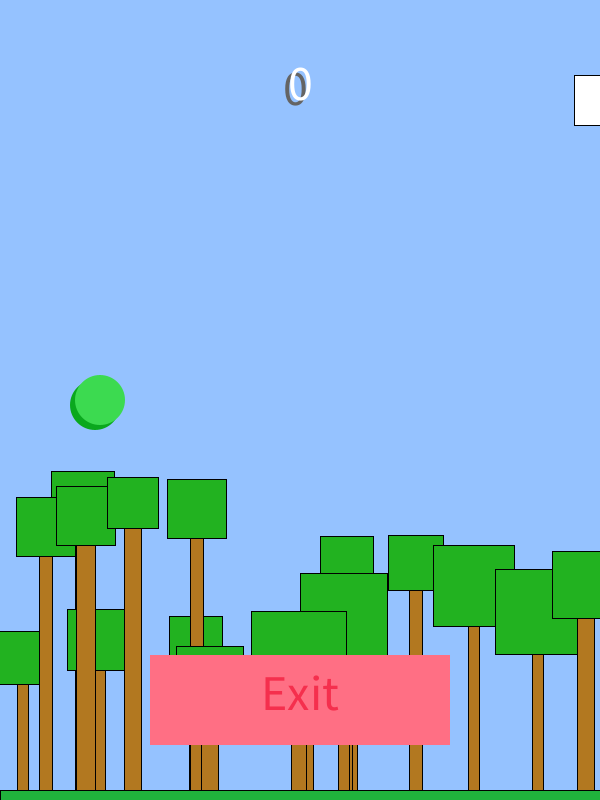
Frame 1 (no input)
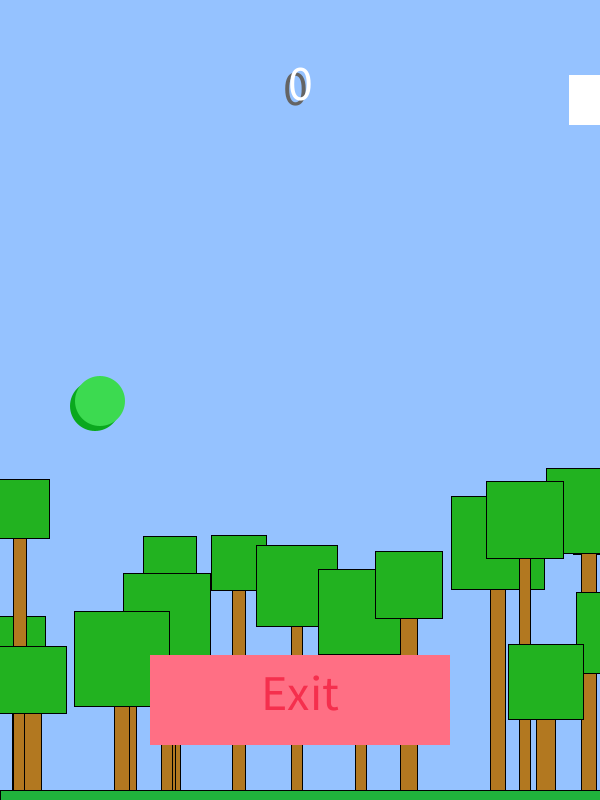
Frame 60 (the mouse pressed at the canvas centre just before this capture)
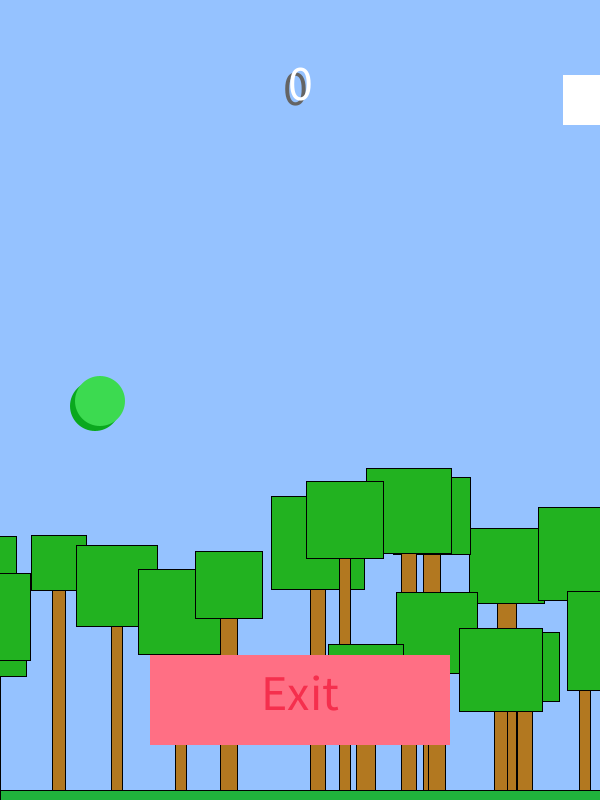
Frame 120 (the mouse held since frame 60 and released just before this capture)

The Processing sketch that drew these frames (run headless with seeded random() and noise(); from frame 60 on, the mouse is pressed at the canvas centre):

// Processing sketch: flappy_bird
// ── flappy_bird.pde
/*
TODO:
 - create the art
 - score functionality
 - animations
 - backdrop
 
 */
Bird b;
Pipes pipes;
boolean inGame;
boolean gameBuff;
int scores = 0;

Buttons play;
Buttons exit;
Scenery scene;

void setup() {
  size(600, 800);
  b = new Bird();
  pipes = new Pipes();
  exit = new Buttons("Exit", width/2, height-100, width/2, 90, color(#FF6F84), color(#F52F4D));
  scene = new Scenery();
  smooth();
}

void draw() {

  if (!inGame) {
    background(#95C2FF);
    scene.show_move();
    showScore(scores);
    if (exit.show_run_isclick()) {
      exit();
    }

    b.menu();
  } else {
    /*********************** In Game ************************************************************/
    background(#95C2FF);
    scene.show_move();
    b.draw();
    b.run();
    pipes.display();
    pipes.run();



    if (b.hitFloor() || b.skyLimit() || b.pipeHit(pipes)) {
      scores = b.score;
      inGame = false;
      b.reset();
      pipes.reset();
    } else {
    }
    showScore(b.score);
  }
}
void showScore(int scr) {

  textAlign(CENTER);
  textSize(50);
  fill(100);
  text(scr, width/2-5, 100+5);
  fill(255);
  text(scr, width/2, 100);
}
void keyPressed() {
  if (!inGame && key == ' ') {
    inGame = true;
  }
  if (key == ' ') {
    b.jump = true;
  }
}
void keyReleased() {
  if (key == ' ') {
    b.jumpVer = true;
    b.jump = false;
  }
}

// ── Bird.pde
class Bird {
  float y = height/2;
  float displace = 100;
  float ySpeed;
  float gravity = .5;
  float size = 50;
  boolean jump;
  boolean jumpVer = true;
  float jumpVel = 10;
  int score = 0;
  color Cmain;
  color Chighlight;
  int c1 =(int)random(0, 255);
  int c2 = (int)random(0, 255);
  int c3 = (int)random(0, 255);
  float sspeed = 1;

  Bird() {
    c1 =(int)random(0, 255);
    c2 = (int)random(0, 255);
    c3 = (int)random(0, 255);
    Cmain = color(c1, c2, c3);
    Chighlight = color(c1-50, c2-50, c3-50);
  }

  void menu() {
    this.draw();


    this.y += sspeed;
    if (this.y > width/2+20 || this.y < width/2-20) {
      sspeed *= -1;
    }
  }

  void run() {
    y += ySpeed;
    ySpeed += gravity;
    if (jump && jumpVer) {
      ySpeed = -jumpVel;
      jump = false;
      jumpVer = false;
    }
    score(pipes);
  }
  boolean hitFloor() {
    return this.y+this.size/2 > height;
  }
  boolean skyLimit() {
    return false;
  }
  boolean pipeHit(Pipes pipes) {

    if (pipes.isHit(this.displace, this.y, this.size)) {
      return true;
    }
    return false;
  }

  void score(Pipes pipes) {
    if (pipes.scored(this.displace)) {
      this.score ++;
    }
  }
  void reset() {
    y = height/2;
    displace = 100;
    gravity = .5;
    size = 50;
    jumpVer = true;
    jumpVel = 10;
    this.score = 0;
    c1 =(int)random(0, 255);
    c2 = (int)random(0, 255);
    c3 = (int)random(0, 255);
    Cmain = color(c1, c2, c3);
    Chighlight = color(c1-50, c2-50, c3-50);
  }


  void draw() {
    noStroke();
    fill(Chighlight);
    ellipse(displace-5, y+5, size, size);
    fill(Cmain);
    ellipse(displace, y, size, size);
  }
}

// ── Buttons.pde
class Buttons {
  float x, y, w, h;
  String text;
  color Cmain, Chighlight;


  Buttons(String text, float x, float y, float w, float h, color Cmain, color Chighlight) {
    this.x = x;
    this.y = y;
    this.w = w;
    this.h = h;
    this.text = text;
    this.Cmain = Cmain;
    this.Chighlight = Chighlight;
  }

  boolean show_run_isclick() {
    noStroke();
    rectMode(CENTER);
    fill(this.Cmain);
    if ( (mouseX < this.x+this.w/2 && mouseX > this.x-this.w/2) &&
      (mouseY < this.y +this.h/2 && mouseY > this.y-this.h/2) ) {
      fill(this.Chighlight);
    }
    rect(this.x, this.y, this.w, this.h);
    textAlign(CENTER);
    fill(this.Chighlight);
    if ( (mouseX < this.x+this.w/2 && mouseX > this.x-this.w/2) &&
      (mouseY < this.y +this.h/2 && mouseY > this.y-this.h/2) ) {
      fill(this.Cmain);
    }
    text(this.text, this.x, this.y+10);
    
    if ( (mouseX < this.x+this.w/2 && mouseX > this.x-this.w/2) &&
      (mouseY < this.y +this.h/2 && mouseY > this.y-this.h/2) && mousePressed) {
        return true;
    }
    return false;
  }
  
}

// ── Pipe.pde
class Pipe {
  float x = width;
  float y; //230, height-20
  float w = 100;
  float h = height;
  float yDisplacement = 1000; //Easy 1000 hard 950 or less
  boolean active = true;

  Pipe() {
  }
  void display() {
    noStroke();
    rectMode(CORNER);


    fill(#327C37);
    rect(this.x-10, this.y+10, w, h);
    fill(#2ACE36);
    rect(this.x, this.y, w, h);



    fill(#327C37);
    rect(this.x-10, this.y-yDisplacement+10, w, h);
    fill(#2ACE36);
    rect(this.x, this.y-yDisplacement, w, h);
  }
  void yOpening(float y) {
    this.y = y;
  }
  void moveX(float x) {
    this.x = x;
  }
  boolean isHit(float x, float y, float w, float speed) {
    if ( (x-w/2 < (this.x + this.w) && x+w/2 > (this.x) && y-w/2 < (this.y + this.h) && y+w/2 > (this.y)) ||
      (x-w/2 < (this.x + this.w) && x+w/2 > (this.x) && y-w/2 < (this.y-yDisplacement + this.h) && y+w/2 > (this.y-yDisplacement)) ) {
      return true;
    }
    return false;
  }
}

// ── Pipes.pde
class Pipes {
  float x = 500;
  float xDisplacement = 350;
  float y; //230, height-20 // Where the hole is
  float speed = 5;

  Pipe[] pipes = new Pipe[2];


  Pipes() {
    for (int i = 0; i < pipes.length; i++) {
      pipes[i] = new Pipe();
    }
    reset();
  }
  void reset() {
    float i = width;
    for (Pipe p : pipes) {
      p.yOpening((int) random(230, height-20));
      p.x = i;
      i += xDisplacement;
      p.active = true;
    }
  }
  void run() {
    for (Pipe p : pipes) {
      p.x -= speed;
      if (p.x < -p.w) {
        p.active = true;
        p.yOpening((int) random(230, height-20));
        p.x = width;
      }
    }
  }

  boolean isHit(float xx, float yy, float ww) {
    for (Pipe p : pipes) {
      if (p.isHit(xx, yy, ww, this.speed)) {
        return true;
      }
    }
    return false;
  }
  boolean scored(float x) {
    for (Pipe p : pipes) {
      if (x > p.x && p.active) {
        p.active = false;
        return true;
      }
    }
    return false;
  }




  void display() {
    for (Pipe p : pipes) {
      p.display();
    }
  }
}

// ── Scenery.pde
class Scenery {
  float base = height-10;
  float toppoint = 500;
  Trees[] trees = new Trees[30];
  float speed = 3;
  float sunY = 100;
  float sunX = width;
  Scenery() {
    for (int i = 0; i < trees.length; i++) {
      trees[i] = new Trees(this.base, this.toppoint);
    }
  }

  void show_move() {
    fill(255);
    sunX -= .1;
    rectMode(CENTER);
    rect(sunX, sunY, 50, 50);
    for (Trees t : this.trees) {
      
      t.show();
      t.x -= speed;

      if (t.x < -t.leafsize) {
        t.randomize();
      }
    }
    rectMode(CORNER);
    fill(#20B23C);
    rect(0, base, width, height);
  }
}

// ── Trees.pde
class Trees {
  float x = 100;
  float y = 100;
  float leafsize = 100;
  float woodsize = 200;
  float base;
  float toppoint;
  float woodw;


  Trees(float base, float toppoint) {
    this.base = base;
    this.toppoint = toppoint;
    this.randomize();
    this.x = (int) random(0, width*2);
  }

  void show() {
    stroke(0);
    //wood
    rectMode(CORNER);
    fill(#B27820);
    this.woodsize = this.base - this.y;
    rect(this.x-woodw/2, this.y, woodw, this.woodsize);

    //leaf
    rectMode(CENTER);
    fill(#22B220);
    rect(this.x, this.y, this.leafsize, this.leafsize);
  }
  void randomize() {
    this.y = (int) random(this.toppoint, this.base -100);
    this.leafsize = random(50, 100);
    this.woodw = random(10, 20);
    this.x = (int) random(width+this.leafsize, width*3);
  }

  void moveX(float x) {

    this.x = x;
  }
}
